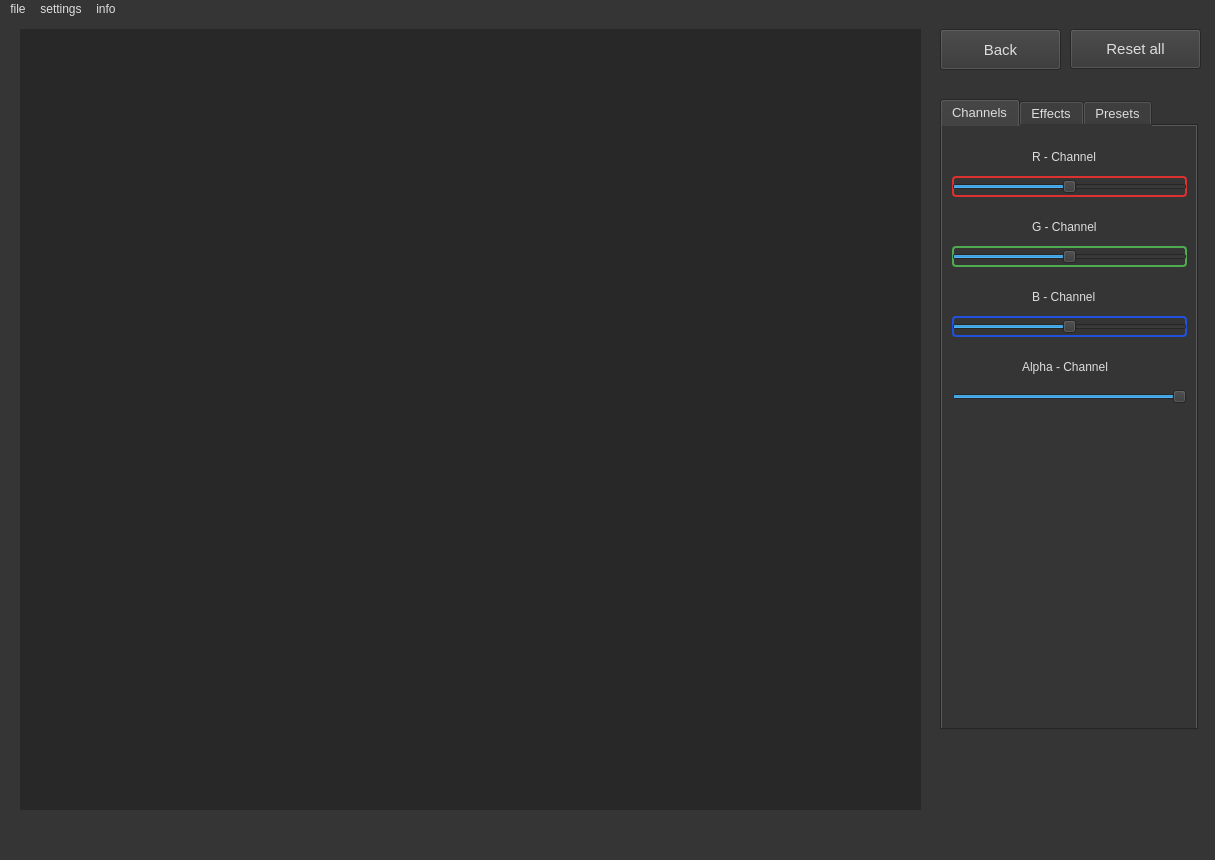
<?xml version="1.0" encoding="UTF-8"?>
<ui version="4.0">
 <class>MainWindow</class>
 <widget class="QMainWindow" name="MainWindow">
  <property name="geometry">
   <rect>
    <x>0</x>
    <y>0</y>
    <width>1215</width>
    <height>860</height>
   </rect>
  </property>
  <property name="font">
   <font>
    <family>Monospace</family>
    <pointsize>10</pointsize>
   </font>
  </property>
  <property name="windowTitle">
   <string>Anchous Effects</string>
  </property>
  <property name="styleSheet">
   <string notr="true">background-color: #353535;
color: #dddddd;</string>
  </property>
  <widget class="QWidget" name="centralwidget">
   <property name="styleSheet">
    <string notr="true"/>
   </property>
   <widget class="QPushButton" name="btn_reset">
    <property name="geometry">
     <rect>
      <x>1070</x>
      <y>10</y>
      <width>131</width>
      <height>40</height>
     </rect>
    </property>
    <property name="font">
     <font>
      <family>Ubuntu</family>
      <pointsize>11</pointsize>
      <weight>50</weight>
      <italic>false</italic>
      <bold>false</bold>
     </font>
    </property>
    <property name="text">
     <string>Reset all</string>
    </property>
   </widget>
   <widget class="QTabWidget" name="tabs_effects">
    <property name="geometry">
     <rect>
      <x>940</x>
      <y>80</y>
      <width>258</width>
      <height>631</height>
     </rect>
    </property>
    <property name="font">
     <font>
      <family>Ubuntu</family>
      <pointsize>10</pointsize>
      <italic>false</italic>
     </font>
    </property>
    <property name="tabShape">
     <enum>QTabWidget::Rounded</enum>
    </property>
    <property name="currentIndex">
     <number>0</number>
    </property>
    <widget class="QWidget" name="tab">
     <property name="enabled">
      <bool>true</bool>
     </property>
     <attribute name="title">
      <string>Channels</string>
     </attribute>
     <widget class="QLabel" name="label">
      <property name="geometry">
       <rect>
        <x>90</x>
        <y>20</y>
        <width>81</width>
        <height>21</height>
       </rect>
      </property>
      <property name="text">
       <string>R - Channel</string>
      </property>
     </widget>
     <widget class="QSlider" name="red_slider">
      <property name="geometry">
       <rect>
        <x>10</x>
        <y>50</y>
        <width>235</width>
        <height>21</height>
       </rect>
      </property>
      <property name="autoFillBackground">
       <bool>false</bool>
      </property>
      <property name="styleSheet">
       <string notr="true">border: 2px solid #dd3030;
border-radius: 4px;</string>
      </property>
      <property name="maximum">
       <number>100</number>
      </property>
      <property name="value">
       <number>50</number>
      </property>
      <property name="sliderPosition">
       <number>50</number>
      </property>
      <property name="orientation">
       <enum>Qt::Horizontal</enum>
      </property>
     </widget>
     <widget class="QLabel" name="label_2">
      <property name="geometry">
       <rect>
        <x>90</x>
        <y>90</y>
        <width>81</width>
        <height>21</height>
       </rect>
      </property>
      <property name="text">
       <string>G - Channel</string>
      </property>
     </widget>
     <widget class="QSlider" name="green_slider">
      <property name="geometry">
       <rect>
        <x>10</x>
        <y>120</y>
        <width>235</width>
        <height>21</height>
       </rect>
      </property>
      <property name="styleSheet">
       <string notr="true">border: 2px solid #50aa50;
border-radius: 4px;</string>
      </property>
      <property name="maximum">
       <number>100</number>
      </property>
      <property name="value">
       <number>50</number>
      </property>
      <property name="orientation">
       <enum>Qt::Horizontal</enum>
      </property>
     </widget>
     <widget class="QSlider" name="blue_slider">
      <property name="geometry">
       <rect>
        <x>10</x>
        <y>190</y>
        <width>235</width>
        <height>21</height>
       </rect>
      </property>
      <property name="styleSheet">
       <string notr="true">border: 2px solid #2050dd;
border-radius: 4px;</string>
      </property>
      <property name="maximum">
       <number>100</number>
      </property>
      <property name="value">
       <number>50</number>
      </property>
      <property name="orientation">
       <enum>Qt::Horizontal</enum>
      </property>
     </widget>
     <widget class="QLabel" name="label_3">
      <property name="geometry">
       <rect>
        <x>90</x>
        <y>160</y>
        <width>81</width>
        <height>21</height>
       </rect>
      </property>
      <property name="text">
       <string>B - Channel</string>
      </property>
     </widget>
     <widget class="QSlider" name="alpha_slider">
      <property name="geometry">
       <rect>
        <x>10</x>
        <y>260</y>
        <width>235</width>
        <height>21</height>
       </rect>
      </property>
      <property name="maximum">
       <number>255</number>
      </property>
      <property name="value">
       <number>255</number>
      </property>
      <property name="orientation">
       <enum>Qt::Horizontal</enum>
      </property>
     </widget>
     <widget class="QLabel" name="label_4">
      <property name="geometry">
       <rect>
        <x>80</x>
        <y>230</y>
        <width>111</width>
        <height>21</height>
       </rect>
      </property>
      <property name="text">
       <string>Alpha - Channel</string>
      </property>
     </widget>
    </widget>
    <widget class="QWidget" name="tab_2">
     <attribute name="title">
      <string>Effects</string>
     </attribute>
     <widget class="QLabel" name="unsharp_mask_threshold">
      <property name="geometry">
       <rect>
        <x>11</x>
        <y>280</y>
        <width>123</width>
        <height>24</height>
       </rect>
      </property>
      <property name="text">
       <string>            threshold</string>
      </property>
     </widget>
     <widget class="QLabel" name="box_blur_raduis">
      <property name="geometry">
       <rect>
        <x>11</x>
        <y>50</y>
        <width>123</width>
        <height>24</height>
       </rect>
      </property>
      <property name="text">
       <string>                    raduis</string>
      </property>
     </widget>
     <widget class="QPushButton" name="btn_black_and_white">
      <property name="geometry">
       <rect>
        <x>11</x>
        <y>496</y>
        <width>123</width>
        <height>28</height>
       </rect>
      </property>
      <property name="text">
       <string>black and white</string>
      </property>
     </widget>
     <widget class="QPushButton" name="btn_unsharp_mask">
      <property name="geometry">
       <rect>
        <x>11</x>
        <y>179</y>
        <width>123</width>
        <height>28</height>
       </rect>
      </property>
      <property name="text">
       <string>Unsharp Mask</string>
      </property>
     </widget>
     <widget class="QPushButton" name="gaussian_blur">
      <property name="geometry">
       <rect>
        <x>11</x>
        <y>94</y>
        <width>123</width>
        <height>28</height>
       </rect>
      </property>
      <property name="text">
       <string>Gaussian Blur</string>
      </property>
     </widget>
     <widget class="QLabel" name="label_10">
      <property name="geometry">
       <rect>
        <x>11</x>
        <y>450</y>
        <width>123</width>
        <height>24</height>
       </rect>
      </property>
      <property name="text">
       <string>                      area</string>
      </property>
     </widget>
     <widget class="QLabel" name="label_9">
      <property name="geometry">
       <rect>
        <x>11</x>
        <y>360</y>
        <width>123</width>
        <height>24</height>
       </rect>
      </property>
      <property name="text">
       <string>                     delta</string>
      </property>
     </widget>
     <widget class="QPushButton" name="btn_stereo">
      <property name="geometry">
       <rect>
        <x>11</x>
        <y>325</y>
        <width>123</width>
        <height>28</height>
       </rect>
      </property>
      <property name="cursor">
       <cursorShape>ArrowCursor</cursorShape>
      </property>
      <property name="text">
       <string>stereo</string>
      </property>
     </widget>
     <widget class="QSpinBox" name="stereo_delta_spin">
      <property name="geometry">
       <rect>
        <x>140</x>
        <y>360</y>
        <width>101</width>
        <height>24</height>
       </rect>
      </property>
      <property name="minimum">
       <number>1</number>
      </property>
      <property name="maximum">
       <number>99</number>
      </property>
     </widget>
     <widget class="QLabel" name="gaussian_blur_raduis">
      <property name="geometry">
       <rect>
        <x>11</x>
        <y>130</y>
        <width>123</width>
        <height>24</height>
       </rect>
      </property>
      <property name="text">
       <string>                    raduis</string>
      </property>
     </widget>
     <widget class="QSpinBox" name="spin_box_blur_raduis">
      <property name="geometry">
       <rect>
        <x>141</x>
        <y>50</y>
        <width>101</width>
        <height>24</height>
       </rect>
      </property>
      <property name="minimum">
       <number>1</number>
      </property>
     </widget>
     <widget class="QSpinBox" name="unsharp_mask_raduis_spin">
      <property name="geometry">
       <rect>
        <x>141</x>
        <y>220</y>
        <width>101</width>
        <height>24</height>
       </rect>
      </property>
      <property name="minimum">
       <number>1</number>
      </property>
      <property name="value">
       <number>3</number>
      </property>
     </widget>
     <widget class="QSpinBox" name="unsharp_mask_percent_spin">
      <property name="geometry">
       <rect>
        <x>141</x>
        <y>250</y>
        <width>101</width>
        <height>24</height>
       </rect>
      </property>
      <property name="minimum">
       <number>1</number>
      </property>
      <property name="maximum">
       <number>1000</number>
      </property>
      <property name="value">
       <number>300</number>
      </property>
     </widget>
     <widget class="QLabel" name="unsharp_mask_raduis">
      <property name="geometry">
       <rect>
        <x>11</x>
        <y>220</y>
        <width>123</width>
        <height>24</height>
       </rect>
      </property>
      <property name="text">
       <string>                   raduis</string>
      </property>
     </widget>
     <widget class="QLabel" name="unsharp_mask_percent">
      <property name="geometry">
       <rect>
        <x>11</x>
        <y>250</y>
        <width>123</width>
        <height>24</height>
       </rect>
      </property>
      <property name="text">
       <string>                percent</string>
      </property>
     </widget>
     <widget class="QPushButton" name="btn_box_blur">
      <property name="geometry">
       <rect>
        <x>11</x>
        <y>8</y>
        <width>123</width>
        <height>28</height>
       </rect>
      </property>
      <property name="text">
       <string>Box Blur</string>
      </property>
     </widget>
     <widget class="QPushButton" name="btn_negative">
      <property name="geometry">
       <rect>
        <x>11</x>
        <y>551</y>
        <width>123</width>
        <height>28</height>
       </rect>
      </property>
      <property name="text">
       <string>negative</string>
      </property>
     </widget>
     <widget class="QSpinBox" name="square_effect_area_spin">
      <property name="geometry">
       <rect>
        <x>141</x>
        <y>450</y>
        <width>101</width>
        <height>24</height>
       </rect>
      </property>
      <property name="minimum">
       <number>1</number>
      </property>
     </widget>
     <widget class="QPushButton" name="btn_square_effect">
      <property name="geometry">
       <rect>
        <x>11</x>
        <y>410</y>
        <width>123</width>
        <height>28</height>
       </rect>
      </property>
      <property name="text">
       <string>square effect</string>
      </property>
     </widget>
     <widget class="QSpinBox" name="unsharp_mask_threshold_spin">
      <property name="geometry">
       <rect>
        <x>141</x>
        <y>280</y>
        <width>101</width>
        <height>24</height>
       </rect>
      </property>
      <property name="minimum">
       <number>1</number>
      </property>
     </widget>
     <widget class="QSpinBox" name="spin_gaussian_blur_raduis">
      <property name="geometry">
       <rect>
        <x>141</x>
        <y>130</y>
        <width>101</width>
        <height>24</height>
       </rect>
      </property>
      <property name="minimum">
       <number>1</number>
      </property>
     </widget>
    </widget>
    <widget class="QWidget" name="tab_3">
     <attribute name="title">
      <string>Presets</string>
     </attribute>
     <widget class="QPushButton" name="btn_preset_1">
      <property name="geometry">
       <rect>
        <x>10</x>
        <y>10</y>
        <width>233</width>
        <height>28</height>
       </rect>
      </property>
      <property name="styleSheet">
       <string notr="true"/>
      </property>
      <property name="text">
       <string>Blur</string>
      </property>
     </widget>
     <widget class="QPushButton" name="btn_preset_2">
      <property name="geometry">
       <rect>
        <x>10</x>
        <y>50</y>
        <width>233</width>
        <height>28</height>
       </rect>
      </property>
      <property name="text">
       <string>Contour</string>
      </property>
     </widget>
     <widget class="QPushButton" name="btn_preset_3">
      <property name="geometry">
       <rect>
        <x>10</x>
        <y>90</y>
        <width>233</width>
        <height>28</height>
       </rect>
      </property>
      <property name="text">
       <string>Detail</string>
      </property>
     </widget>
     <widget class="QPushButton" name="btn_preset_4">
      <property name="geometry">
       <rect>
        <x>10</x>
        <y>130</y>
        <width>233</width>
        <height>28</height>
       </rect>
      </property>
      <property name="text">
       <string>Edge Enchance</string>
      </property>
     </widget>
     <widget class="QPushButton" name="btn_preset_5">
      <property name="geometry">
       <rect>
        <x>10</x>
        <y>170</y>
        <width>233</width>
        <height>28</height>
       </rect>
      </property>
      <property name="text">
       <string>Edge Enchance More</string>
      </property>
     </widget>
     <widget class="QPushButton" name="btn_preset_6">
      <property name="geometry">
       <rect>
        <x>10</x>
        <y>210</y>
        <width>233</width>
        <height>28</height>
       </rect>
      </property>
      <property name="text">
       <string>Emboss</string>
      </property>
     </widget>
     <widget class="QPushButton" name="btn_preset_7">
      <property name="geometry">
       <rect>
        <x>10</x>
        <y>250</y>
        <width>233</width>
        <height>28</height>
       </rect>
      </property>
      <property name="text">
       <string>Find Edges</string>
      </property>
     </widget>
     <widget class="QPushButton" name="btn_preset_8">
      <property name="geometry">
       <rect>
        <x>10</x>
        <y>290</y>
        <width>233</width>
        <height>28</height>
       </rect>
      </property>
      <property name="text">
       <string>Sharpen</string>
      </property>
     </widget>
     <widget class="QPushButton" name="btn_preset_9">
      <property name="geometry">
       <rect>
        <x>10</x>
        <y>330</y>
        <width>233</width>
        <height>28</height>
       </rect>
      </property>
      <property name="text">
       <string>Smooth</string>
      </property>
     </widget>
     <widget class="QPushButton" name="btn_preset_10">
      <property name="geometry">
       <rect>
        <x>10</x>
        <y>370</y>
        <width>233</width>
        <height>28</height>
       </rect>
      </property>
      <property name="text">
       <string>Smooth More</string>
      </property>
     </widget>
    </widget>
   </widget>
   <widget class="QFrame" name="frame">
    <property name="geometry">
     <rect>
      <x>20</x>
      <y>10</y>
      <width>901</width>
      <height>781</height>
     </rect>
    </property>
    <property name="styleSheet">
     <string notr="true">background-color: #282828;</string>
    </property>
    <property name="frameShape">
     <enum>QFrame::StyledPanel</enum>
    </property>
    <property name="frameShadow">
     <enum>QFrame::Raised</enum>
    </property>
    <widget class="QLabel" name="image">
     <property name="enabled">
      <bool>true</bool>
     </property>
     <property name="geometry">
      <rect>
       <x>0</x>
       <y>0</y>
       <width>901</width>
       <height>781</height>
      </rect>
     </property>
     <property name="text">
      <string/>
     </property>
    </widget>
   </widget>
   <widget class="QPushButton" name="btn_back">
    <property name="geometry">
     <rect>
      <x>940</x>
      <y>10</y>
      <width>121</width>
      <height>41</height>
     </rect>
    </property>
    <property name="font">
     <font>
      <pointsize>11</pointsize>
     </font>
    </property>
    <property name="text">
     <string>Back</string>
    </property>
   </widget>
  </widget>
  <widget class="QStatusBar" name="statusbar"/>
  <widget class="QMenuBar" name="menubar">
   <property name="geometry">
    <rect>
     <x>0</x>
     <y>0</y>
     <width>1215</width>
     <height>22</height>
    </rect>
   </property>
   <widget class="QMenu" name="menufile">
    <property name="title">
     <string>file</string>
    </property>
    <addaction name="actionopen"/>
    <addaction name="actionsave"/>
    <addaction name="actionopen_from_URL"/>
   </widget>
   <widget class="QMenu" name="menusettings">
    <property name="title">
     <string>settings</string>
    </property>
    <widget class="QMenu" name="menutheme">
     <property name="title">
      <string>theme</string>
     </property>
     <addaction name="action_darktheme"/>
     <addaction name="action_lighttheme"/>
    </widget>
    <addaction name="menutheme"/>
   </widget>
   <widget class="QMenu" name="menufilters_info">
    <property name="title">
     <string>info</string>
    </property>
    <addaction name="actionfilters_information"/>
    <addaction name="actionfilters_history"/>
    <addaction name="actionapplication_info"/>
   </widget>
   <addaction name="menufile"/>
   <addaction name="menusettings"/>
   <addaction name="menufilters_info"/>
  </widget>
  <action name="actionopen">
   <property name="text">
    <string>&amp;open</string>
   </property>
  </action>
  <action name="actionsave">
   <property name="text">
    <string>&amp;save as</string>
   </property>
  </action>
  <action name="action_darktheme">
   <property name="text">
    <string>dark (default)</string>
   </property>
  </action>
  <action name="action_lighttheme">
   <property name="text">
    <string>light</string>
   </property>
  </action>
  <action name="actionopen_from_URL">
   <property name="text">
    <string>&amp;open from URL</string>
   </property>
  </action>
  <action name="actionfilters_information">
   <property name="text">
    <string>filters information</string>
   </property>
  </action>
  <action name="actionfilters_history">
   <property name="text">
    <string>filters history</string>
   </property>
  </action>
  <action name="actionapplication_info">
   <property name="text">
    <string>application info</string>
   </property>
  </action>
 </widget>
 <resources/>
 <connections/>
</ui>
